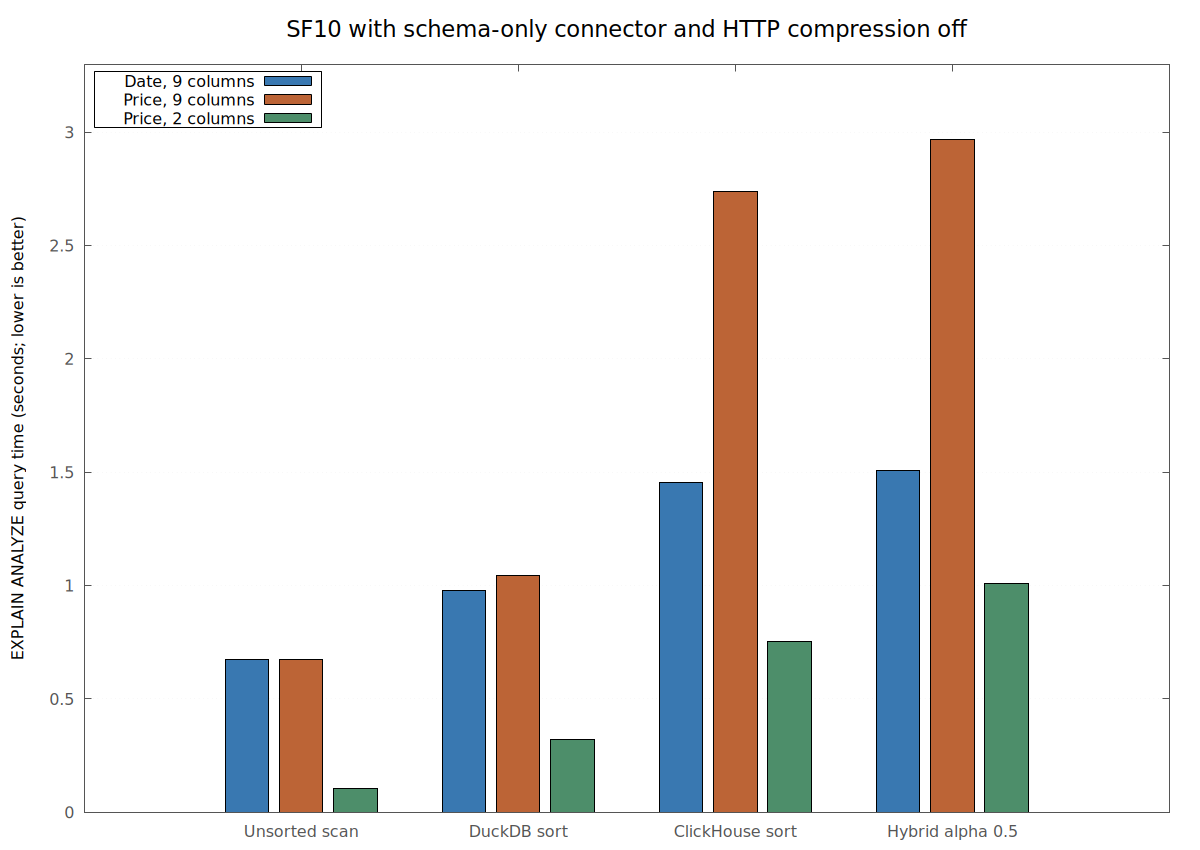

This figure's gnuplot source:
set terminal svg size 1200,850 dynamic noenhanced font 'DejaVu Sans,12' background rgb 'white'
set output 'perf_schema_off_times.svg'
set datafile separator "\t"
set title 'SF10 with schema-only connector and HTTP compression off' font 'DejaVu Sans,17'
set style data histograms
set style histogram clustered gap 1
set style fill solid 0.9 border -1
set boxwidth 0.8
set grid ytics lc rgb '#dddddd'
set border lc rgb '#555555'
set yrange [0:3.3]
set ylabel 'EXPLAIN ANALYZE query time (seconds; lower is better)'
set key top left box opaque
plot 'perf_schema_off_times.tsv' using 2:xtic(1) title 'Date, 9 columns' lc rgb '#2369a8', \
     '' using 3 title 'Price, 9 columns' lc rgb '#b45320', \
     '' using 4 title 'Price, 2 columns' lc rgb '#39815a'
